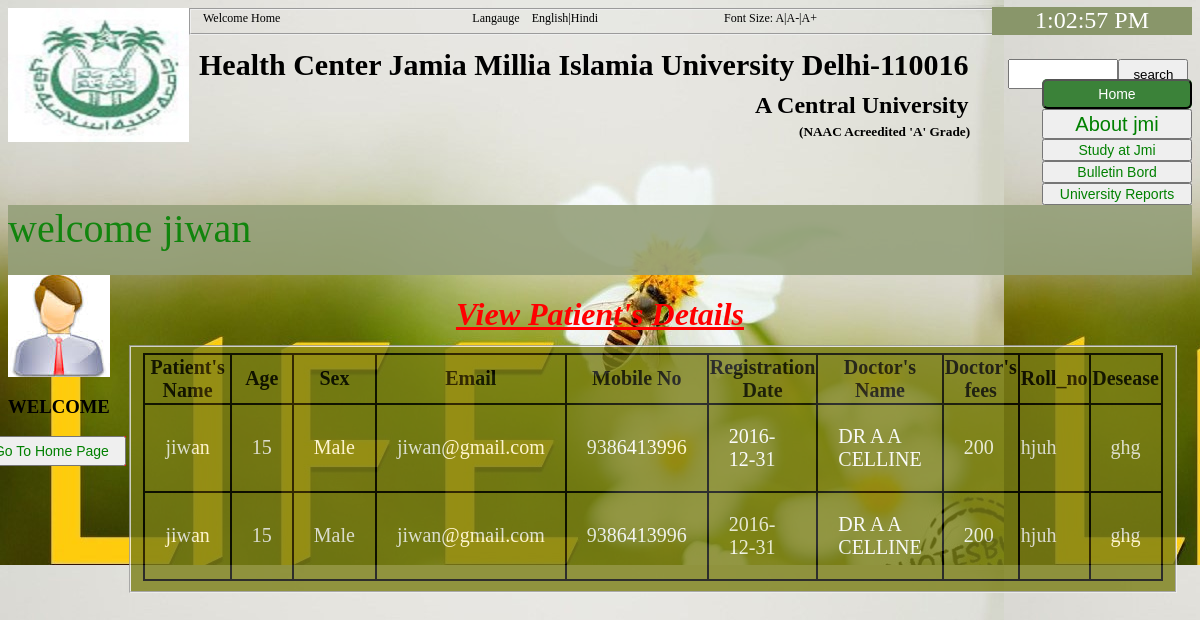
Page /userview.php (signed in) on the committed database.
### tables this page shows
CREATE TABLE `staff` (
  `name` varchar(30) NOT NULL,
  `email` varchar(30) NOT NULL,
  `mobno` varchar(10) NOT NULL,
  `password` varchar(30) NOT NULL
);

CREATE TABLE `patient` (
  `pc_no` int(10) NOT NULL,
  `name` varchar(20) NOT NULL,
  `age` int(20) NOT NULL,
  `sex` varchar(20) NOT NULL,
  `email` varchar(20) NOT NULL,
  `mobno` varchar(20) NOT NULL,
  `type` varchar(10) NOT NULL,
  `date` date NOT NULL,
  `did` varchar(20) NOT NULL,
  `fees` int(11) NOT NULL,
  `rollno` varchar(20) NOT NULL,
  `desease` varchar(40) NOT NULL
);

CREATE TABLE `doctor` (
  `did` varchar(30) NOT NULL,
  `name` varchar(30) NOT NULL,
  `specialization` varchar(30) NOT NULL,
  `gender` varchar(10) NOT NULL,
  `address` varchar(30) NOT NULL,
  `mobno` varchar(10) NOT NULL
);

### userview.php (the view, shortened to what this page needs)
<?php
if(isset($_SESSION['email']))
{
	$email=$_SESSION['email'];
}
else {
	header('location:userwelcom.php');
}
?>
<html>
<head>
</head>
<body background="life.jpg" bgcolor="white">
<div id ="logo">
<img src ="jmilog.jpg">
</div>
<div id ="logoleft">
<div id="line">
<fieldset style="width:px;height:7PX;margin-left:-10px;">
<p style="float:left;margin-top:-5px;margin-right:0px;font-size:12px;">Welcome Home
&nbsp;&nbsp;&nbsp;&nbsp;&nbsp;&nbsp;&nbsp;&nbsp;
&nbsp;&nbsp;&nbsp;&nbsp;&nbsp;&nbsp;&nbsp;&nbsp;
&nbsp;&nbsp;&nbsp;&nbsp;&nbsp;&nbsp;&nbsp;&nbsp;
&nbsp;&nbsp;&nbsp;&nbsp;&nbsp;&nbsp;&nbsp;&nbsp;
&nbsp;&nbsp;&nbsp;&nbsp;&nbsp;&nbsp;&nbsp;&nbsp;
&nbsp;&nbsp;&nbsp;&nbsp;&nbsp;&nbsp;&nbsp;&nbsp;
&nbsp;&nbsp;&nbsp;&nbsp;&nbsp;&nbsp;&nbsp;&nbsp;
Langauge
&nbsp;&nbsp;&nbsp;English|Hindi&nbsp;&nbsp;&nbsp;&nbsp;&nbsp;
&nbsp;&nbsp;&nbsp;&nbsp;&nbsp;&nbsp;&nbsp;&nbsp;
&nbsp;&nbsp;&nbsp;&nbsp;
&nbsp;&nbsp;&nbsp;&nbsp;&nbsp;&nbsp;&nbsp;&nbsp;
&nbsp;&nbsp;&nbsp;&nbsp;&nbsp;&nbsp;&nbsp;&nbsp;
&nbsp;&nbsp;&nbsp;&nbsp;Font Size: A|A-|A+ </p>
</fieldset>
</div>
<h1 text="left" style="font-size:30px;">Health Center Jamia Millia Islamia University Delhi-110016</h1>
<h2 style="float:right;margin-top:-10px;margin-right:0px;">A Central University <h2>
<h5 style="float:right; margin-right:-215px;">(NAAC Acreedited 'A' Grade)<h5>
</div>
<p id="demo">Clock</p>
<div id ="search">
<input type="text" name="name" style="width:110px;height:30px;"><input type="submit" name ="submit" value="search"style="width:70px;height:30px;">
</div>
<div class="menu">
<div class="tab_selected"><a href="userwelcom.php"><input type="button" name="button" style="border-radius:6px;width:150px;height:30px; font-size:14px;color:white;background-color:#3b8239;" value="Home"></a>
</div>
<div class="tab"><a href="userwelcom.php"><input type="button" name="button" style="width:150px;height:30px; font-size:20px;color:green;margin-left:0px;" value="About jmi"></a>
</div>
<div class="tab"><a href="userwelcom.php"><input type="button" name="button" style="width:150px;height:22px; font-size:14px;color:green;" value="Study at Jmi"></a>
</div>
<div class="tab"><a href="userwelcom.php"><input type="button" name="button" style="width:150px;height:22px; font-size:14px;color:green;" value="Bulletin Bord"></a>
</div>
<div class="tab"><a href="userwelcom.php"><input type="button" name="button" style="width:150px;height:22px; font-size:14px;color:green;" value="University Reports"></a>
</div>
</div>
<div id="guest"><marquee scrollamount="16">
<?php
$localhost='localhost';
$username='root';
$password='';
$db='health';
$conn=new mysqli($localhost,$username,$password,$db) or die("unable to connect");
if(isset($_SESSION['email'])&& isset($_SESSION['type']))
{
$email=$_SESSION['email'];
$type=$_SESSION['type'];
}
else header('location:userlogin.php');
if($type=='student')
	$q1="select name from student where email='$email'";
	else
$q1="select name from staff where email='$email'";
$q2=mysqli_query($conn,$q1);
 $q3=mysqli_fetch_array($q2);
  $name=$q3['name'];
 echo "welcome  ". $name;?> </marquee></div>
<div id="block2">
<img src="download.jpg" alt="client">
<h3>WELCOME</h3>
<div id ="home">
<a href="userwelcom.php"><input type="button" name="button" style="width:150px;height:30px; font-size:14px;color:green;" value="Go To Home Page"></a>
</div>
</div>
<div id ="logoright">
<center>
<h1><em><u style="color:red;">View Patient's Details</u></em></h1>
</center>
</div>
<div id="full">
<fieldset style="float:left;margin-left:-77px;background-color:#7b7f16;">
<table id="tab" border="1" bordercolor="black" align="center" style="width:100%;">
<tr style="font-size:20px;border-collapse: collapse;">
<th>Patient's Name</th><th>Age</th><th>Sex</th><th>Email</th><th>Mobile No</th><th>Registration Date </th><th>Doctor's Name</th><th>Doctor's fees</th><th>Roll_no</th><th>Desease</th>
</tr>
<?php
		if(isset($_SESSION['date'])&&$k=0)
		{
				echo $date=$_SESSION['date'];
                $query="select * from patient where email='$email' and date='$date'";
				$k=1;
		}
else
	$query="select * from patient where email='$email'";
$run=mysqli_query($conn,$query);
while($row=mysqli_fetch_array($run))
{
			$a=$row[1];
			$b=$row[2];
			$c=$row[3];
			$d=$row[4];
			$e=$row[5];
			$f=$row[7];
			$g=$row[8];
			$i=$row[9];
			$j=$row[10];
			$k=$row[11];
	$s1="select name from doctor where did='$g'";
	$s2=mysqli_query($conn,$s1);
	$s3=mysqli_fetch_array($s2);
	 $name=$s3['name'];
			?>
			<tr style="font-size:20px;">
				<td style="padding: 20px"><?php echo "<p style='color:white;'>".$a."</p>"  ;?></td>
				<td style="padding: 20px"><?php echo"<p style='color:white;'>".$b."</p>"  ;?></td>
				<td style="padding: 20px"><?php echo"<p style='color:white;'>".$c."</p>"  ;?></td>
				<td style="padding: 20px"><?php echo "<p style='color:white;'>".$d."</p>" ;?></td>
				<td style="padding: 20px"><?php echo"<p style='color:white;'>".$e."</p>"   ;?></td>
				<td style="padding: 20px"><?php echo"<p style='color:white;'>".$f."</p>"  ;?></td>
				<td style="padding: 20px"><?php echo"<p style='color:white;'>".$name."</p>"   ;?></td>
				<td style="padding: 20px"><?php echo"<p style='color:white;'>".$i."</p>"  ;?></td>
				<td style="padding: 20p"><?php echo"<p style='color:white;'>".$j."</p>"   ;?></td>
				<td style="padding: 20px"><?php echo "<p style='color:white;'>".$k."</p>"  ;?></td>
			</tr>
			<?php } ?>
</table>
</fieldset>
</div>
<div id ="balance">
</div>
</body>
</html>

### userview.php (style rules this page uses)
#home { float:right; hight:50px; font-size:30px; background-color:red; }
#guest { background-color:#95a07a; font-size:40px; color:green; opacity:.9; float:left; width:100%; height:70px; }
#block2 { width:10%; hight:auto; float:left; background-color:none; }
#tab { width:400px; float:right; height:auto; }
#full { background-color:C4D64D; opacity:.8; float:left; width:81%; height:auto; margin-left:80px; }
table, th, td { border: 2px solid black; border-collapse: collapse; }
#logo { float:left; hight:4%; width:auto; background-color:none; }
#logoleft { background-color:none; float:left; margin-left:10px; width:auto; }
#logoright { float:left; width:80%; height:70px; background-color:none; color:; }
#balance { float:right; width:10%; height:400px; background-color:none; }
#demo { float:right; width:200px; font-size:24px; color:white; margin-top:-1px; text-align:center; height:28px; background-color:#89966a; }
#line { width:123%; height:20px; }
.menu { margin-top:30px; float:right; margin-top:-10px; background-color:none; }
.tab_selected { background-color:#3b8239; border-radius:5px; color:white; margin-right:0px; }
.tab { background-color:#ccc; margin-right:0px; }
#search { float:left; margin-left:40px; margin-top:0px; width:auto; height:30px; background-color:none; }

### rows in the picture
staff: name "jiwan"
patient: name "jiwan", age "15", sex "Male", email "jiwan@gmail.com", mobno "9386413996", date "2016-12-31", did.name "DR A A CELLINE", fees "200", rollno "hjuh", desease "ghg"
patient: name "jiwan", age "15", sex "Male", email "jiwan@gmail.com", mobno "9386413996", date "2016-12-31", did.name "DR A A CELLINE", fees "200", rollno "hjuh", desease "ghg"
